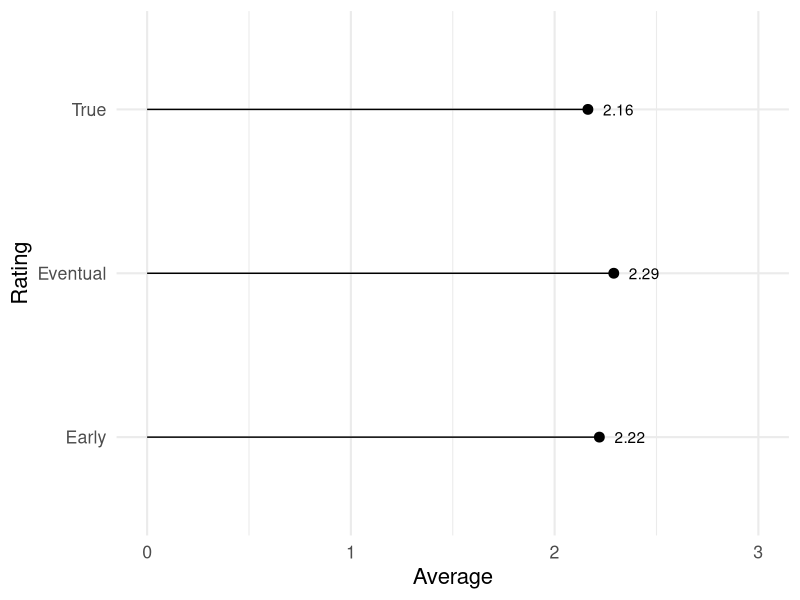

Reproduce this figure in R.
## ---- chunk 1
library(tidyverse)

shoe_options = c('cheap', 'expensive')
sat_options = 1:3

sim_ratings <- function(ct=10000,
                        cheap_sat_prob=c(.2, .6, .2),
                        exp_sat_prob=c(.1, .5, .4),
                        rate_probs=c(.1, .2),
                        rate_mult=2,
                        late_probs=c(.5, .25)) {
  ret <- tibble(user=1:ct,
              shoes=sample(shoe_options, size=ct, replace=TRUE))

  ret %>%
    mutate(satisfaction=ifelse(shoes=='cheap',
                               sample(sat_options, size=ct,
                                      replace=TRUE, prob=cheap_sat_prob),
                               sample(sat_options, size=ct,
                                      replace=TRUE, prob=exp_sat_prob))) %>%
    mutate(rates_prob=ifelse(shoes=='cheap', rate_probs[[1]], rate_probs[[2]]) * 
             ifelse(satisfaction != 2, rate_mult, 1)) %>%
    mutate(rates_late_prob=ifelse(satisfaction != 2, 
                                  late_probs[[1]], late_probs[[2]])) %>%
    mutate(rates=rbinom(ct, 1, rates_prob),
           rates_late=rbinom(ct, 1, rates_late_prob))
}

sim1 <- sim_ratings()

res1 <- with(sim1, tribble(
  ~ name, ~value,
  "True", mean(satisfaction),
  "Early", mean(satisfaction[rates & !rates_late]),
  "Eventual", mean(satisfaction[as.logical(rates)])
))

theme_set(theme_minimal(base_size=16))

ggplot(res1, aes(name, value, label=sprintf('%0.2f', value))) +
  geom_point(size = 3, color = "black") + 
  geom_segment(aes(x=name, xend=name, y=0, yend=value)) +
  geom_text(nudge_y=.15) +
  scale_y_continuous("Average", limits=c(0,3)) +
  coord_flip() +
  labs("Simulation 1: Parameters in Text",
       x="Rating")
